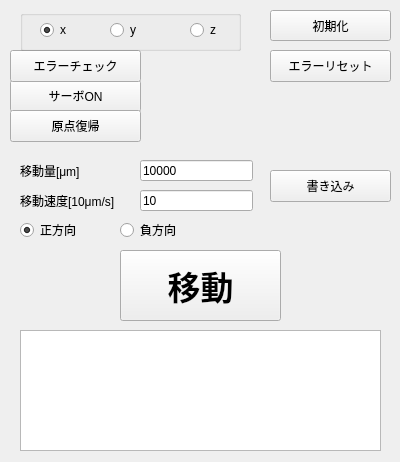
<?xml version="1.0" encoding="UTF-8"?>
<ui version="4.0">
 <class>MainWindow</class>
 <widget class="QMainWindow" name="MainWindow">
  <property name="geometry">
   <rect>
    <x>0</x>
    <y>0</y>
    <width>400</width>
    <height>462</height>
   </rect>
  </property>
  <property name="windowTitle">
   <string>MainWindow</string>
  </property>
  <widget class="QWidget" name="centralWidget">
   <widget class="QPushButton" name="button_servo_on">
    <property name="geometry">
     <rect>
      <x>10</x>
      <y>80</y>
      <width>131</width>
      <height>32</height>
     </rect>
    </property>
    <property name="text">
     <string>サーボON</string>
    </property>
   </widget>
   <widget class="QPushButton" name="button_check_error">
    <property name="geometry">
     <rect>
      <x>10</x>
      <y>50</y>
      <width>131</width>
      <height>32</height>
     </rect>
    </property>
    <property name="text">
     <string>エラーチェック</string>
    </property>
   </widget>
   <widget class="QPushButton" name="button_reset_error">
    <property name="geometry">
     <rect>
      <x>270</x>
      <y>50</y>
      <width>121</width>
      <height>32</height>
     </rect>
    </property>
    <property name="text">
     <string>エラーリセット</string>
    </property>
   </widget>
   <widget class="QLabel" name="label_error">
    <property name="geometry">
     <rect>
      <x>150</x>
      <y>50</y>
      <width>111</width>
      <height>31</height>
     </rect>
    </property>
    <property name="text">
     <string/>
    </property>
   </widget>
   <widget class="QLabel" name="label_dist">
    <property name="geometry">
     <rect>
      <x>20</x>
      <y>160</y>
      <width>81</width>
      <height>21</height>
     </rect>
    </property>
    <property name="text">
     <string>移動量[μm]</string>
    </property>
   </widget>
   <widget class="QLabel" name="label_speed">
    <property name="geometry">
     <rect>
      <x>20</x>
      <y>190</y>
      <width>111</width>
      <height>21</height>
     </rect>
    </property>
    <property name="text">
     <string>移動速度[10μm/s]</string>
    </property>
   </widget>
   <widget class="QLineEdit" name="edit_dist">
    <property name="geometry">
     <rect>
      <x>140</x>
      <y>160</y>
      <width>113</width>
      <height>21</height>
     </rect>
    </property>
    <property name="text">
     <string>10000</string>
    </property>
   </widget>
   <widget class="QLineEdit" name="edit_speed">
    <property name="geometry">
     <rect>
      <x>140</x>
      <y>190</y>
      <width>113</width>
      <height>21</height>
     </rect>
    </property>
    <property name="text">
     <string>10</string>
    </property>
   </widget>
   <widget class="QPushButton" name="button_write">
    <property name="geometry">
     <rect>
      <x>270</x>
      <y>170</y>
      <width>121</width>
      <height>32</height>
     </rect>
    </property>
    <property name="text">
     <string>書き込み</string>
    </property>
   </widget>
   <widget class="QRadioButton" name="radio_positive">
    <property name="geometry">
     <rect>
      <x>20</x>
      <y>220</y>
      <width>81</width>
      <height>20</height>
     </rect>
    </property>
    <property name="text">
     <string>正方向</string>
    </property>
    <property name="checked">
     <bool>true</bool>
    </property>
   </widget>
   <widget class="QRadioButton" name="radio_negative">
    <property name="geometry">
     <rect>
      <x>120</x>
      <y>220</y>
      <width>100</width>
      <height>20</height>
     </rect>
    </property>
    <property name="text">
     <string>負方向</string>
    </property>
   </widget>
   <widget class="QPushButton" name="button_move">
    <property name="geometry">
     <rect>
      <x>120</x>
      <y>250</y>
      <width>161</width>
      <height>71</height>
     </rect>
    </property>
    <property name="font">
     <font>
      <pointsize>25</pointsize>
      <weight>75</weight>
      <bold>true</bold>
     </font>
    </property>
    <property name="text">
     <string>移動</string>
    </property>
   </widget>
   <widget class="QPushButton" name="button_zero">
    <property name="geometry">
     <rect>
      <x>10</x>
      <y>110</y>
      <width>131</width>
      <height>32</height>
     </rect>
    </property>
    <property name="text">
     <string>原点復帰</string>
    </property>
   </widget>
   <widget class="QGroupBox" name="groupBox">
    <property name="geometry">
     <rect>
      <x>20</x>
      <y>10</y>
      <width>221</width>
      <height>41</height>
     </rect>
    </property>
    <property name="title">
     <string/>
    </property>
    <widget class="QRadioButton" name="radio_x">
     <property name="geometry">
      <rect>
       <x>20</x>
       <y>10</y>
       <width>41</width>
       <height>20</height>
      </rect>
     </property>
     <property name="text">
      <string>x</string>
     </property>
     <property name="checked">
      <bool>true</bool>
     </property>
    </widget>
    <widget class="QRadioButton" name="radio_y">
     <property name="geometry">
      <rect>
       <x>90</x>
       <y>10</y>
       <width>41</width>
       <height>20</height>
      </rect>
     </property>
     <property name="text">
      <string>y</string>
     </property>
    </widget>
    <widget class="QRadioButton" name="radio_z">
     <property name="geometry">
      <rect>
       <x>170</x>
       <y>10</y>
       <width>41</width>
       <height>20</height>
      </rect>
     </property>
     <property name="text">
      <string>z</string>
     </property>
    </widget>
   </widget>
   <widget class="QPushButton" name="init">
    <property name="geometry">
     <rect>
      <x>270</x>
      <y>10</y>
      <width>121</width>
      <height>31</height>
     </rect>
    </property>
    <property name="text">
     <string>初期化</string>
    </property>
   </widget>
   <widget class="QListWidget" name="list_status">
    <property name="geometry">
     <rect>
      <x>20</x>
      <y>330</y>
      <width>361</width>
      <height>121</height>
     </rect>
    </property>
   </widget>
  </widget>
 </widget>
 <layoutdefault spacing="6" margin="11"/>
 <resources/>
 <connections/>
</ui>
